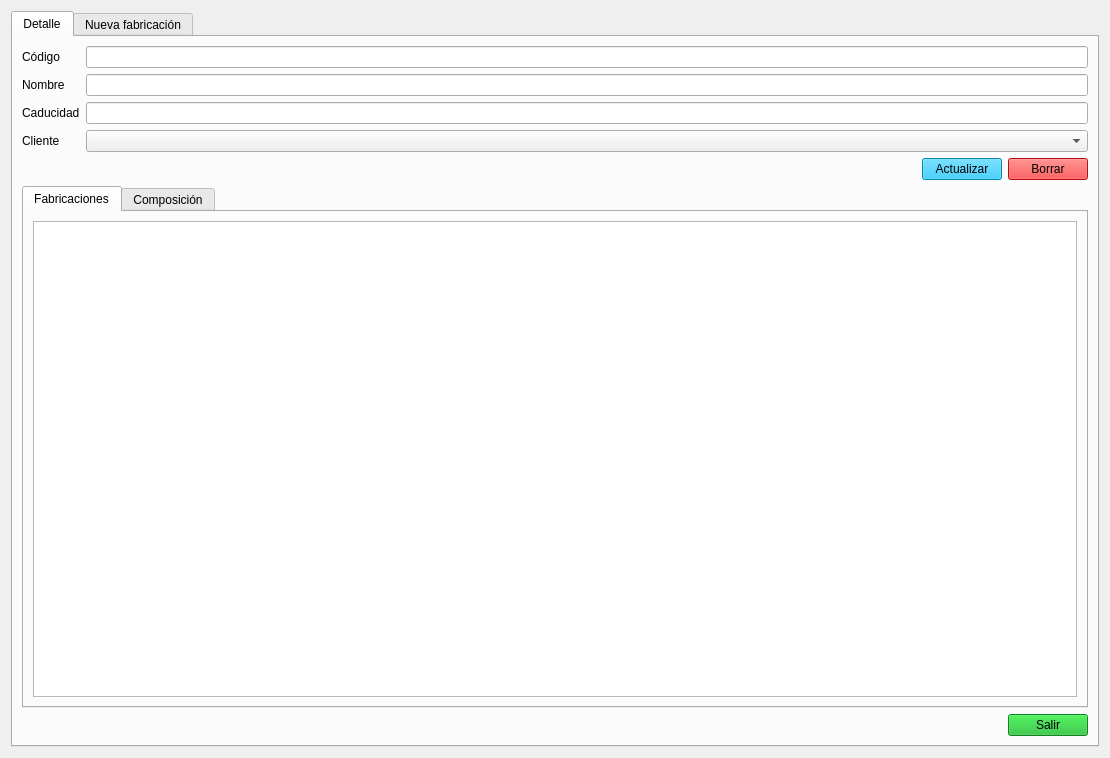
<?xml version="1.0" encoding="UTF-8"?>
<ui version="4.0">
 <class>Form</class>
 <widget class="QWidget" name="Form">
  <property name="windowModality">
   <enum>Qt::WindowModality::WindowModal</enum>
  </property>
  <property name="geometry">
   <rect>
    <x>0</x>
    <y>0</y>
    <width>1110</width>
    <height>758</height>
   </rect>
  </property>
  <property name="windowTitle">
   <string>Detalle Producto</string>
  </property>
  <property name="styleSheet">
   <string notr="true">QPushButton{

	
	background-color: rgb(6, 191, 249);

}</string>
  </property>
  <layout class="QVBoxLayout" name="verticalLayout">
   <item>
    <widget class="QTabWidget" name="tabWidget">
     <property name="currentIndex">
      <number>0</number>
     </property>
     <widget class="QWidget" name="tab_detalle">
      <attribute name="title">
       <string>Detalle</string>
      </attribute>
      <layout class="QVBoxLayout" name="verticalLayout_3">
       <item>
        <layout class="QFormLayout" name="formLayout">
         <item row="0" column="0">
          <widget class="QLabel" name="lbl_codigo_det">
           <property name="text">
            <string>Código</string>
           </property>
          </widget>
         </item>
         <item row="0" column="1">
          <widget class="QLineEdit" name="le_codigo_det">
           <property name="readOnly">
            <bool>true</bool>
           </property>
          </widget>
         </item>
         <item row="1" column="0">
          <widget class="QLabel" name="lbl_nombre_det">
           <property name="text">
            <string>Nombre</string>
           </property>
          </widget>
         </item>
         <item row="1" column="1">
          <widget class="QLineEdit" name="le_nombre_det"/>
         </item>
         <item row="2" column="0">
          <widget class="QLabel" name="lbl_linea_det">
           <property name="text">
            <string>Caducidad</string>
           </property>
          </widget>
         </item>
         <item row="2" column="1">
          <widget class="QLineEdit" name="le_linea_det"/>
         </item>
         <item row="3" column="0">
          <widget class="QLabel" name="lbl_cliente_det">
           <property name="text">
            <string>Cliente</string>
           </property>
          </widget>
         </item>
         <item row="3" column="1">
          <widget class="QComboBox" name="cb_cliente"/>
         </item>
        </layout>
       </item>
       <item>
        <layout class="QHBoxLayout" name="horizontalLayout_2">
         <item>
          <spacer name="horizontalSpacer_2">
           <property name="orientation">
            <enum>Qt::Orientation::Horizontal</enum>
           </property>
           <property name="sizeHint" stdset="0">
            <size>
             <width>40</width>
             <height>20</height>
            </size>
           </property>
          </spacer>
         </item>
         <item>
          <widget class="QPushButton" name="btn_actualizar_det">
           <property name="text">
            <string>Actualizar</string>
           </property>
          </widget>
         </item>
         <item>
          <widget class="QPushButton" name="btn_borrar_det">
           <property name="styleSheet">
            <string notr="true">background-color: rgb(254, 20, 20);</string>
           </property>
           <property name="text">
            <string>Borrar</string>
           </property>
          </widget>
         </item>
        </layout>
       </item>
       <item>
        <widget class="QTabWidget" name="tabWidget_2">
         <property name="currentIndex">
          <number>0</number>
         </property>
         <widget class="QWidget" name="tab">
          <attribute name="title">
           <string>Fabricaciones</string>
          </attribute>
          <layout class="QVBoxLayout" name="verticalLayout_6">
           <item>
            <widget class="QTableView" name="tv_fab_historico">
             <property name="frameShape">
              <enum>QFrame::Shape::StyledPanel</enum>
             </property>
            </widget>
           </item>
          </layout>
         </widget>
         <widget class="QWidget" name="tab_2">
          <attribute name="title">
           <string>Composición</string>
          </attribute>
          <layout class="QVBoxLayout" name="verticalLayout_2">
           <item>
            <widget class="QTableView" name="tv_composicion_prod"/>
           </item>
          </layout>
         </widget>
        </widget>
       </item>
       <item>
        <layout class="QHBoxLayout" name="horizontalLayout">
         <property name="spacing">
          <number>9</number>
         </property>
         <item>
          <spacer name="horizontalSpacer">
           <property name="orientation">
            <enum>Qt::Orientation::Horizontal</enum>
           </property>
           <property name="sizeType">
            <enum>QSizePolicy::Policy::MinimumExpanding</enum>
           </property>
           <property name="sizeHint" stdset="0">
            <size>
             <width>20</width>
             <height>13</height>
            </size>
           </property>
          </spacer>
         </item>
         <item>
          <widget class="QPushButton" name="btn_cerrar_det">
           <property name="styleSheet">
            <string notr="true">background-color: rgb(22, 183, 40);</string>
           </property>
           <property name="text">
            <string>Salir</string>
           </property>
          </widget>
         </item>
        </layout>
       </item>
      </layout>
     </widget>
     <widget class="QWidget" name="tab_fabricacion">
      <attribute name="title">
       <string>Nueva fabricación</string>
      </attribute>
      <layout class="QVBoxLayout" name="verticalLayout_4">
       <item>
        <layout class="QFormLayout" name="formLayout_2">
         <item row="0" column="0">
          <widget class="QLabel" name="lbl_fecha_fab">
           <property name="text">
            <string>Fecha</string>
           </property>
          </widget>
         </item>
         <item row="1" column="0">
          <widget class="QLabel" name="lbl_codigo_fab">
           <property name="text">
            <string>Código</string>
           </property>
          </widget>
         </item>
         <item row="1" column="1">
          <widget class="QLineEdit" name="le_codigo_fab">
           <property name="readOnly">
            <bool>true</bool>
           </property>
          </widget>
         </item>
         <item row="2" column="0">
          <widget class="QLabel" name="lbl_produto_fab">
           <property name="text">
            <string>Producto</string>
           </property>
          </widget>
         </item>
         <item row="2" column="1">
          <widget class="QLineEdit" name="le_producto_fab">
           <property name="readOnly">
            <bool>true</bool>
           </property>
          </widget>
         </item>
         <item row="3" column="0">
          <widget class="QLabel" name="lbl_cantidad_fab">
           <property name="text">
            <string>Cantidad</string>
           </property>
          </widget>
         </item>
         <item row="3" column="1">
          <widget class="QLineEdit" name="le_cantidad_fab"/>
         </item>
         <item row="4" column="0">
          <widget class="QLabel" name="lbl_lote_fab">
           <property name="text">
            <string>Lote</string>
           </property>
          </widget>
         </item>
         <item row="4" column="1">
          <widget class="QLineEdit" name="le_lote_fab"/>
         </item>
         <item row="5" column="0">
          <widget class="QLabel" name="lbl_fecha_cad_fab">
           <property name="text">
            <string>Fecha Caducidad</string>
           </property>
          </widget>
         </item>
         <item row="6" column="0">
          <widget class="QLabel" name="lbl_equipo_fab">
           <property name="text">
            <string>Equipo</string>
           </property>
          </widget>
         </item>
         <item row="6" column="1">
          <widget class="QComboBox" name="cb_equipo_fab"/>
         </item>
         <item row="0" column="1">
          <widget class="QDateEdit" name="de_fecha_fab">
           <property name="enabled">
            <bool>false</bool>
           </property>
           <property name="font">
            <font>
             <hintingpreference>PreferVerticalHinting</hintingpreference>
            </font>
           </property>
           <property name="readOnly">
            <bool>true</bool>
           </property>
           <property name="buttonSymbols">
            <enum>QAbstractSpinBox::ButtonSymbols::NoButtons</enum>
           </property>
           <property name="displayFormat">
            <string>dd/MM/yyyy</string>
           </property>
           <property name="calendarPopup">
            <bool>false</bool>
           </property>
           <property name="date">
            <date>
             <year>2024</year>
             <month>1</month>
             <day>1</day>
            </date>
           </property>
          </widget>
         </item>
         <item row="5" column="1">
          <widget class="QDateEdit" name="de_fecha_cad_fab">
           <property name="enabled">
            <bool>true</bool>
           </property>
           <property name="buttonSymbols">
            <enum>QAbstractSpinBox::ButtonSymbols::NoButtons</enum>
           </property>
           <property name="displayFormat">
            <string>dd/MM/yyyy</string>
           </property>
           <property name="calendarPopup">
            <bool>true</bool>
           </property>
           <property name="date">
            <date>
             <year>2024</year>
             <month>1</month>
             <day>1</day>
            </date>
           </property>
          </widget>
         </item>
        </layout>
       </item>
       <item>
        <layout class="QHBoxLayout" name="horizontalLayout_3">
         <item>
          <spacer name="horizontalSpacer_3">
           <property name="orientation">
            <enum>Qt::Orientation::Horizontal</enum>
           </property>
           <property name="sizeHint" stdset="0">
            <size>
             <width>40</width>
             <height>20</height>
            </size>
           </property>
          </spacer>
         </item>
         <item>
          <widget class="QPushButton" name="btn_mostrar_pesada">
           <property name="text">
            <string>Calcular</string>
           </property>
          </widget>
         </item>
        </layout>
       </item>
       <item>
        <widget class="QGroupBox" name="groupBox_2">
         <property name="title">
          <string>Pesada</string>
         </property>
         <layout class="QVBoxLayout" name="verticalLayout_5">
          <item>
           <widget class="QTableView" name="tv_detalle_new_fab">
            <property name="frameShape">
             <enum>QFrame::Shape::StyledPanel</enum>
            </property>
           </widget>
          </item>
         </layout>
        </widget>
       </item>
       <item>
        <layout class="QHBoxLayout" name="horizontalLayout_4">
         <item>
          <spacer name="horizontalSpacer_4">
           <property name="orientation">
            <enum>Qt::Orientation::Horizontal</enum>
           </property>
           <property name="sizeHint" stdset="0">
            <size>
             <width>40</width>
             <height>20</height>
            </size>
           </property>
          </spacer>
         </item>
         <item>
          <widget class="QPushButton" name="btn_confirmar_fab">
           <property name="styleSheet">
            <string notr="true">background-color: rgb(245, 194, 17);</string>
           </property>
           <property name="text">
            <string>Confirmar</string>
           </property>
          </widget>
         </item>
         <item>
          <widget class="QPushButton" name="btn_cerrar_fab">
           <property name="styleSheet">
            <string notr="true">background-color: rgb(22, 183, 40);</string>
           </property>
           <property name="text">
            <string>Salir</string>
           </property>
          </widget>
         </item>
        </layout>
       </item>
      </layout>
     </widget>
    </widget>
   </item>
  </layout>
 </widget>
 <resources/>
 <connections/>
</ui>
